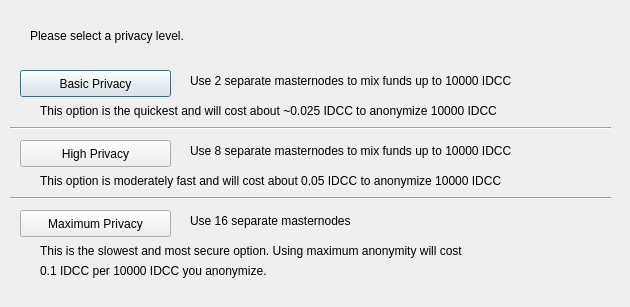
<?xml version="1.0" encoding="UTF-8"?>
<ui version="4.0">
 <class>DarksendConfig</class>
 <widget class="QDialog" name="DarksendConfig">
  <property name="geometry">
   <rect>
    <x>0</x>
    <y>0</y>
    <width>630</width>
    <height>307</height>
   </rect>
  </property>
  <property name="windowTitle">
   <string>Configure Darksend</string>
  </property>
  <widget class="QPushButton" name="buttonBasic">
   <property name="geometry">
    <rect>
     <x>20</x>
     <y>70</y>
     <width>151</width>
     <height>27</height>
    </rect>
   </property>
   <property name="text">
    <string>Basic Privacy</string>
   </property>
  </widget>
  <widget class="QPushButton" name="buttonHigh">
   <property name="geometry">
    <rect>
     <x>20</x>
     <y>140</y>
     <width>151</width>
     <height>27</height>
    </rect>
   </property>
   <property name="text">
    <string>High Privacy</string>
   </property>
  </widget>
  <widget class="QPushButton" name="buttonMax">
   <property name="geometry">
    <rect>
     <x>20</x>
     <y>210</y>
     <width>151</width>
     <height>27</height>
    </rect>
   </property>
   <property name="text">
    <string>Maximum Privacy</string>
   </property>
  </widget>
  <widget class="QLabel" name="label">
   <property name="geometry">
    <rect>
     <x>30</x>
     <y>20</y>
     <width>571</width>
     <height>31</height>
    </rect>
   </property>
   <property name="text">
    <string>Please select a privacy level.</string>
   </property>
  </widget>
  <widget class="QLabel" name="label_2">
   <property name="geometry">
    <rect>
     <x>190</x>
     <y>70</y>
     <width>421</width>
     <height>21</height>
    </rect>
   </property>
   <property name="text">
    <string>Use 2 separate masternodes to mix funds up to 10000 IDCC</string>
   </property>
  </widget>
  <widget class="QLabel" name="label_3">
   <property name="geometry">
    <rect>
     <x>190</x>
     <y>140</y>
     <width>411</width>
     <height>21</height>
    </rect>
   </property>
   <property name="text">
    <string>Use 8 separate masternodes to mix funds up to 10000 IDCC</string>
   </property>
  </widget>
  <widget class="QLabel" name="label_4">
   <property name="geometry">
    <rect>
     <x>190</x>
     <y>210</y>
     <width>421</width>
     <height>21</height>
    </rect>
   </property>
   <property name="text">
    <string>Use 16 separate masternodes</string>
   </property>
  </widget>
  <widget class="QLabel" name="label_6">
   <property name="geometry">
    <rect>
     <x>40</x>
     <y>100</y>
     <width>561</width>
     <height>21</height>
    </rect>
   </property>
   <property name="text">
    <string>This option is the quickest and will cost about ~0.025 IDCC to anonymize 10000 IDCC</string>
   </property>
  </widget>
  <widget class="QLabel" name="label_7">
   <property name="geometry">
    <rect>
     <x>40</x>
     <y>170</y>
     <width>561</width>
     <height>21</height>
    </rect>
   </property>
   <property name="text">
    <string>This option is moderately fast and will cost about 0.05 IDCC to anonymize 10000 IDCC</string>
   </property>
  </widget>
  <widget class="QLabel" name="label_8">
   <property name="geometry">
    <rect>
     <x>40</x>
     <y>240</y>
     <width>561</width>
     <height>21</height>
    </rect>
   </property>
   <property name="text">
    <string>This is the slowest and most secure option. Using maximum anonymity will cost</string>
   </property>
  </widget>
  <widget class="QLabel" name="label_9">
   <property name="geometry">
    <rect>
     <x>40</x>
     <y>260</y>
     <width>561</width>
     <height>21</height>
    </rect>
   </property>
   <property name="text">
    <string>0.1 IDCC per 10000 IDCC you anonymize.</string>
   </property>
  </widget>
  <widget class="Line" name="line">
   <property name="geometry">
    <rect>
     <x>10</x>
     <y>120</y>
     <width>601</width>
     <height>16</height>
    </rect>
   </property>
   <property name="orientation">
    <enum>Qt::Horizontal</enum>
   </property>
  </widget>
  <widget class="Line" name="line_2">
   <property name="geometry">
    <rect>
     <x>10</x>
     <y>190</y>
     <width>601</width>
     <height>16</height>
    </rect>
   </property>
   <property name="orientation">
    <enum>Qt::Horizontal</enum>
   </property>
  </widget>
 </widget>
 <resources/>
 <connections/>
</ui>
